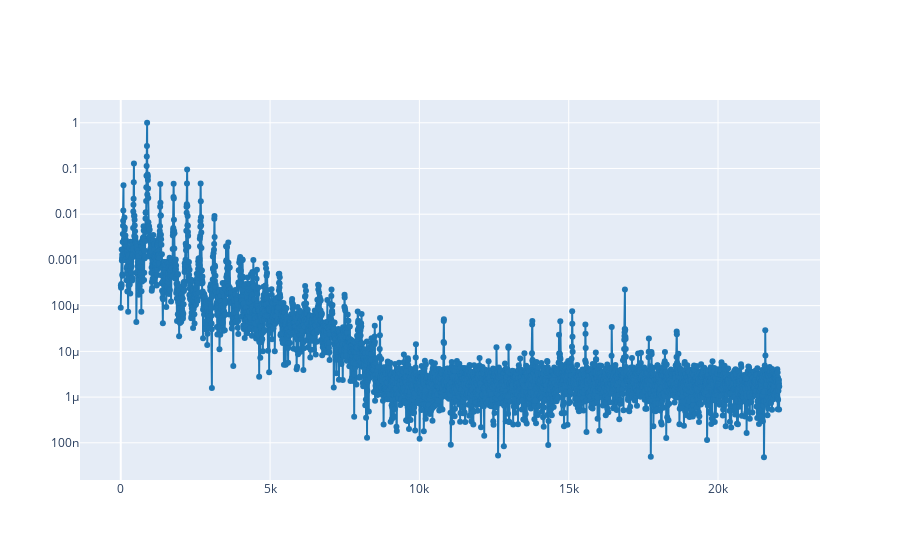

Notebook code cell kept with this figure:
### Markdown cell above
1.2. Select a time where almost all harmonics are present and plot the spectrum at that time.

### Code cell
# Write the code here
plot_spectrum_at(ff, tt, S, 0.5)

### Figure 1 — Plotly figure (JSON) as saved in the notebook; plotly's stock layout.template omitted (floating-point values rounded to 4 significant figures; data arrays with more than 128 entries replaced by an {"elided": "..."} marker saying what was removed)
{"data": [{"line": {"color": "#1f77b4", "shape": "linear"}, "mode": "lines+markers", "type": "scatter", "x": {"elided": "4097 float values"}, "y": {"elided": "4097 float values"}}], "layout": {"yaxis": {"type": "log"}}}
